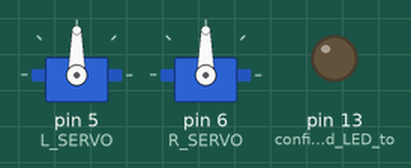
Bench run of a sketch on a simulated Arduino Uno, built with avr-gcc and run on an emulated ATmega328P. Parts: 2 × servo, output pins drawn as LEDs (lit = HIGH). At 21.3 s the program stops and its outputs stay as they are.

Above: at 0.1 s.
At 5.1 s:
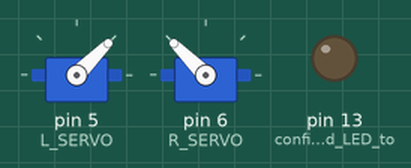
At 10.1 s:
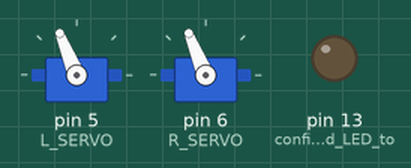
At 19.3 s:
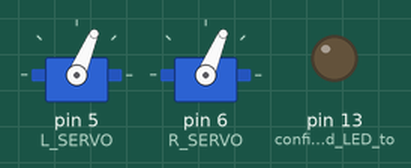
Timing chart, 0 to 22.8 s (numbered marks = the images above):
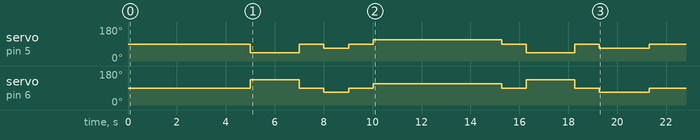

Measured:
- by itself, servo on pin 5 (L_SERVO): 90° → 45° at 5.0 s, → 90° 2.0 s later, → 67° 1.0 s later, → 90° 1.0 s later, … (10 changes in this stretch)
- by itself, servo on pin 6 (R_SERVO): 90° → 135° at 5.0 s, → 90° 2.0 s later, → 67° 1.0 s later, → 90° 1.0 s later, … (10 changes in this stretch)

The sketch:

lab1_demo1.ino
```cpp
#include <Servo.h>
#include <Assert.h>

#define L_SERVO 5
#define R_SERVO 6

#define L_SERVO_FB A2
#define R_SERVO_FB A1

// enum to describe movement directions of servos
enum dir {
  FORWARD,
  BACKWARD
};

// Create the servo objects
Servo L_servo;
Servo R_servo;

// Global variables for reading feedback value
int L_servo_fb;
int R_servo_fb;

void setup() {
  // put your setup code here, to run once:
  pinMode(LED_BUILTIN, OUTPUT); // configure onboard LED to be able to turn on

  Serial.begin(9600); // allow for debug console

  L_servo.attach(L_SERVO); // Attach left servo to its pin
  R_servo.attach(R_SERVO); // Attach right servo to its pin

  pinMode(L_SERVO_FB, INPUT); // used for the feedback from left servo
  pinMode(R_SERVO_FB, INPUT); // used for the feedback from right servo

  L_servo.write(90); // Stop left servo
  R_servo.write(90); // Stop right servo
}

void print_servo_fb() {
  L_servo_fb = analogRead(L_SERVO_FB); // read feedback value from left servo
  R_servo_fb = analogRead(R_SERVO_FB); // read feedback value from right servo

  Serial.println("Left " + String(L_servo_fb) + " : " + " Right " + String(R_servo_fb)); // print out feedback values
}

// move left servo in specified direction at specified power
void move_L(dir d, int power) {
  assert(power >= 0 && power <= 100);
  if(d == FORWARD) {
    L_servo.write(90 - 90*(power/100.0));
  } else if(d == BACKWARD) {
    L_servo.write(90 + 90*(power/100.0));
  } else {
    assert(false);
  }
}

// move right servo in specified direction at specified power
void move_R(dir d, int power) {
  assert(power >= 0 && power <= 100);
  if(d == FORWARD) {
    R_servo.write(90 + 90*(power/100.0));
  } else if(d == BACKWARD) {
    R_servo.write(90 - 90*(power/100.0));
  } else {
    assert(false);
  }
}

// make the robot turn left 90 degrees
void turn_L() {
  move_L(BACKWARD, 25);
  move_R(FORWARD, 25);

  delay(1750);

  L_servo.write(90);
  R_servo.write(90);
}

// make the robot turn right 90 degrees
void turn_R() {
  move_L(FORWARD, 25);
  move_R(BACKWARD, 25);

  delay(1020);

  L_servo.write(90);
  R_servo.write(90);
}

// stop both the left and right servos
void stop_LR() {
  L_servo.write(90);
  R_servo.write(90);
}

void loop() {
  // put your main code here, to run repeatedly:

  // stay motionless for 5 seconds
  delay(5000);

  // turn on both servos to move forward
  move_L(FORWARD, 50);
  move_R(FORWARD, 50);

  // wait for bot to travel 20 cm
  delay(2000);

  // stop the bot
  stop_LR();

  // pause 1 second
  delay(1000);

  // turn 90 degrees right
  turn_R();

  // pause 1 second
  delay(1000);

  // pivot 270 degrees left, by pivoting 90 degrees 3 times
  turn_L();
  turn_L();
  turn_L();

  // pause 1 second
  delay(1000);

  // turn on both servos to move forward
  move_L(FORWARD, 50);
  move_R(FORWARD, 50);

  // wait for bot to travel 20 cm
  delay(2000);

  // stop the bot
  stop_LR();

  // pause 1 second
  delay(1000);

  // pivot right 180 degrees by pivoting 90 degrees right twice
  turn_R();
  turn_R();

  // stop, forever
  while(1) {}
}
```
